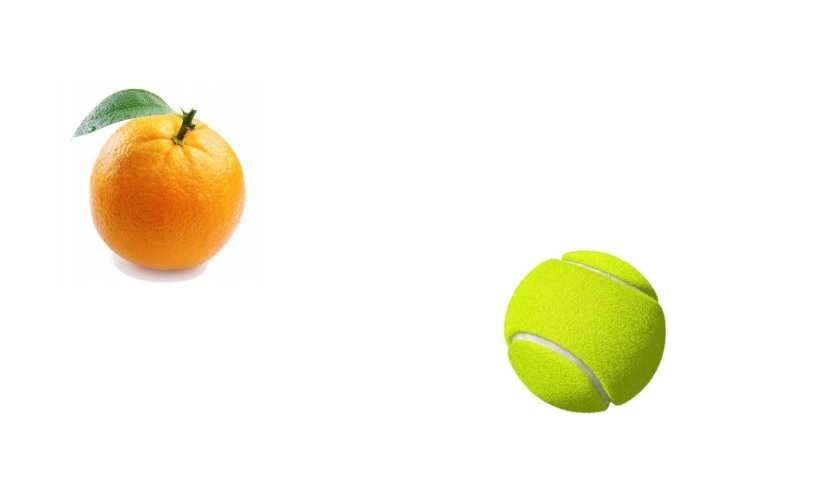
#> input picture 4. Ronny/2. Disciplina Eléctrica y Control/2.3 Vision Artificial/images.jpg, 836 x 499 px
$ jupyter execute Fig_1___2.ipynb
#> lines starting #> are read from the running program, lines starting #| are printed output that depends on the picture; after the words box and inside, x2 and y2 are one past the last pixel; in counts of white or black regions, pixels touching at a corner belong together
Se importan las librerias necesarias

[cell 1]
import cv2
import numpy as np
import matplotlib.pyplot as plt

Se lee la imagen a procesar y se cambia al mapa de color HSV para su segmentacion.

La imagen es la union de las 2 figuras (naranja y pelota)

[cell 2]
img = cv2.imread('images.jpg')
#> img is the input picture: shape (499, 836, 3); mean B, G, R 233.1, 246.7, 249.2
#img = cv2.cvtColor(img, cv2.COLOR_BGR2RGB)
hsv = cv2.cvtColor(img, cv2.COLOR_BGR2HSV)
#> hsv: shape (499, 836, 3); mean H, S, V 4.3, 20.9, 250.6

Se establece los rangos de las capas HSV para la figura2(pelota), para su respectiva segmentacion.

. lower 1 y upper 1 corresponden a los valores de la figura1 (naranja)

. lower 2 y upper 2 corresponden a los valores de la figura2 (pelota)

[cell 3]
lower1 = np.array([0,12,0])
upper1 = np.array([30,255,255])

[cell 4]
lower2 = np.array([32,12,0])
upper2 = np.array([37,255,255])

Se saca las respectivas mascaras de las figuras, esta imagen esta en binario, color blanco y negro.

. mask1 es de la figura1

. mask2 es de la figura2

[cell 5]
mask1 = cv2.inRange(hsv, lower1, upper1)
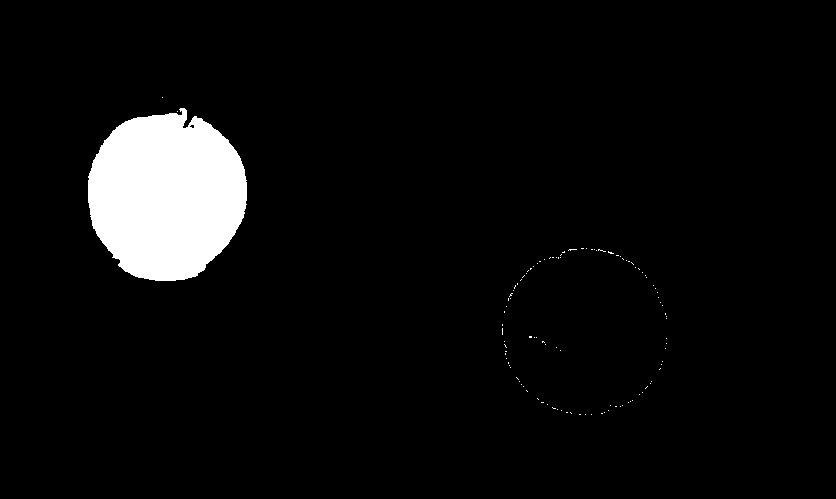
#> mask1: shape (499, 836); 5.1% white; 109 white regions (108 under 20 px), largest, box (x1, y1, x2, y2) and area: (88, 108, 247, 281) 21007
plt.imshow(mask1, 'gray')

[cell 6]
mask2 = cv2.inRange(hsv, lower2, upper2)
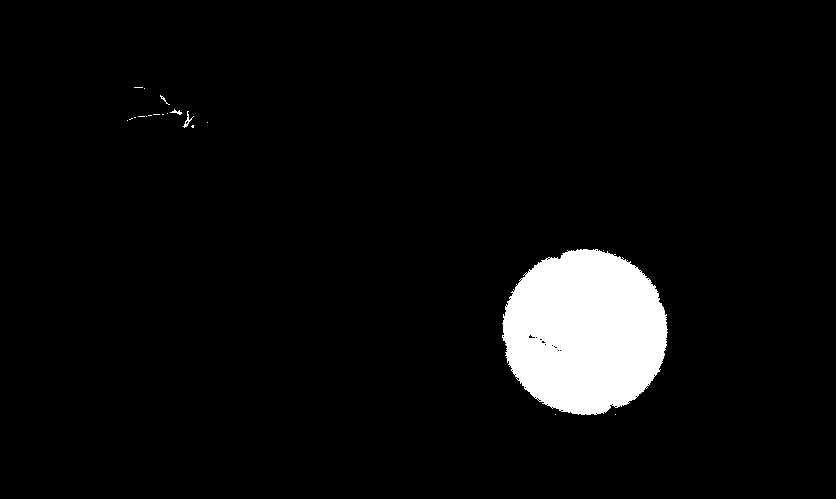
#> mask2: shape (499, 836); 5.2% white; 20 white regions (16 under 20 px), largest, box (x1, y1, x2, y2) and area: (502, 249, 668, 415) 21340, (183, 111, 194, 128) 47, (170, 109, 182, 115) 30, (160, 95, 170, 105) 20
plt.imshow(mask2, 'gray')

Se hace una erosion y dilatacion para eliminar cualquier ruido que se produzca en la segmentacion.

. el 1er bloque corresponde a la figura1

. el 2do bloque corresponde a la figura2

[cell 7]
kernel1 = np.ones((3,3),np.uint8)
erosion1 = cv2.erode(mask1, kernel1, iterations = 1)
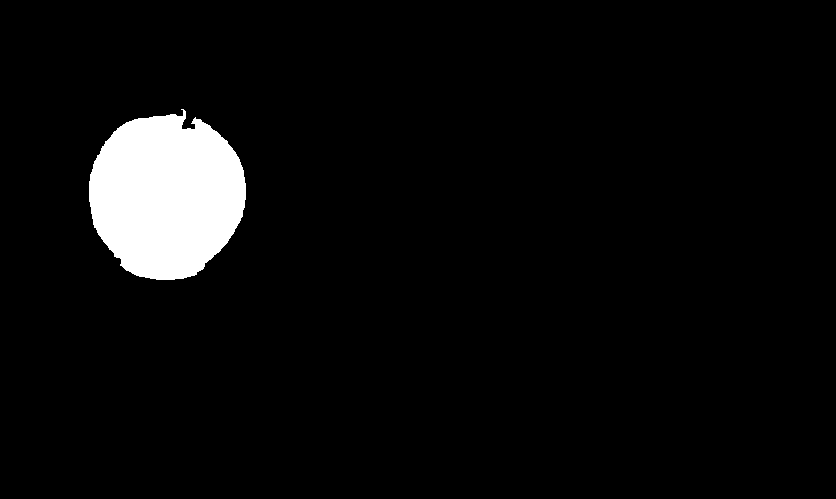
#> erosion1: shape (499, 836); 4.9% white; 1 white region, box (x1, y1, x2, y2) and area: (89, 109, 246, 280) 20276
dilate1 = cv2.dilate(erosion1, kernel1, iterations = 1)
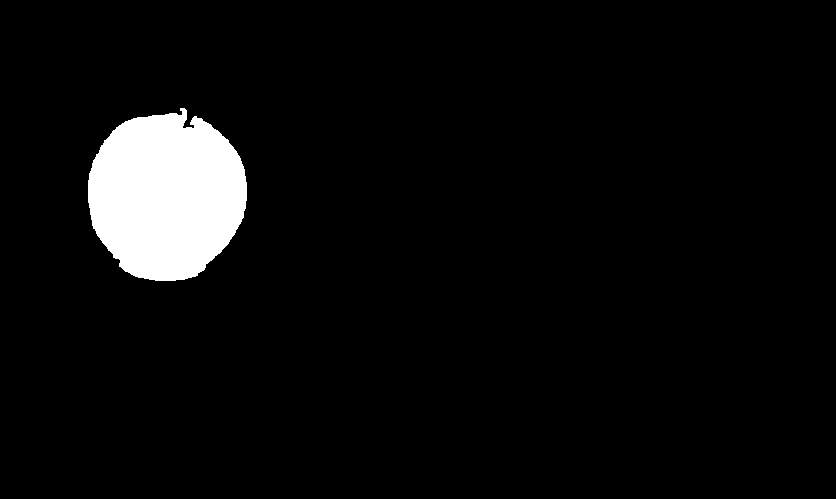
#> dilate1: shape (499, 836); 5% white; 1 white region, box (x1, y1, x2, y2) and area: (88, 108, 247, 281) 20988
naranja = cv2.bitwise_and(img, img, mask=dilate1)
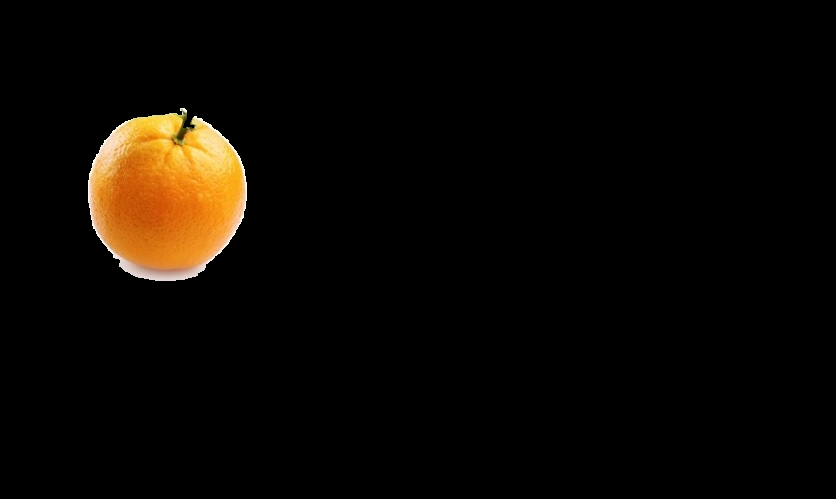
#> naranja: shape (499, 836, 3); mean B, G, R 3, 7.7, 11.5
x1,y1,w1,h1 = cv2.boundingRect(dilate1)
#> x1 = 88; y1 = 108; w1 = 159; h1 = 173
plt.imshow(naranja)

[cell 8]
kernel2 = np.ones((3,3),np.uint8)
erosion2 = cv2.erode(mask2, kernel2, iterations = 2)
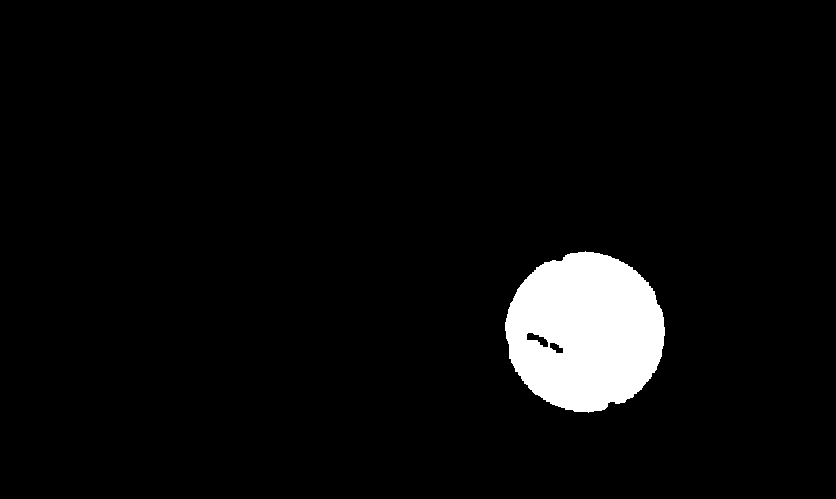
#> erosion2: shape (499, 836); 4.7% white; 1 white region, box (x1, y1, x2, y2) and area: (505, 251, 665, 413) 19626
dilate2 = cv2.dilate(erosion2, kernel2, iterations = 3)
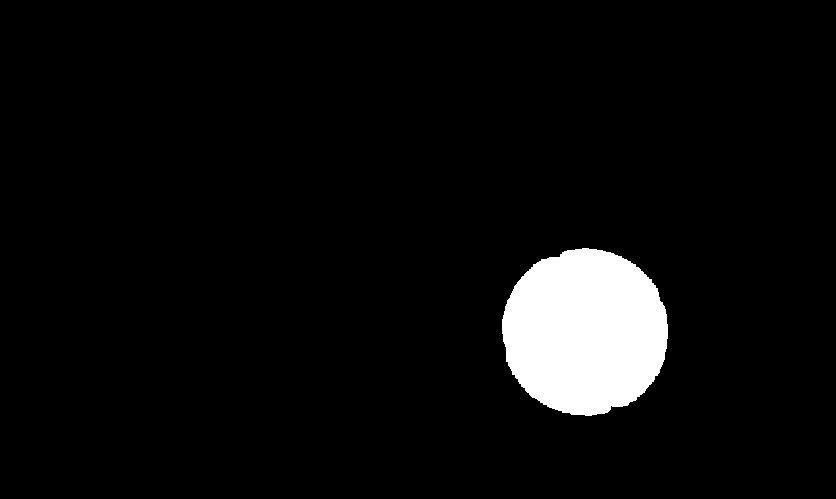
#> dilate2: shape (499, 836); 5.2% white; 1 white region, box (x1, y1, x2, y2) and area: (502, 248, 668, 416) 21833
pelota = cv2.bitwise_and(img, img, mask=dilate2)
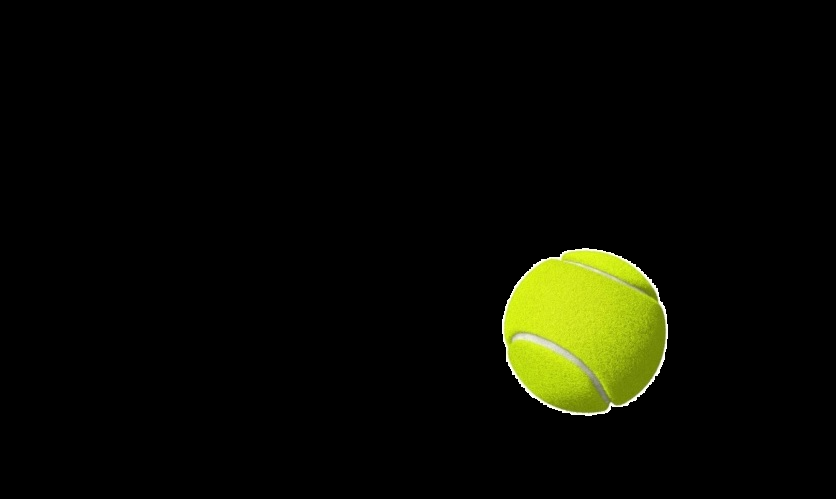
#> pelota: shape (499, 836, 3); mean B, G, R 2.2, 10.8, 9.6
x2,y2,w2,h2 = cv2.boundingRect(dilate2)
#> x2 = 502; y2 = 248; w2 = 166; h2 = 168
plt.imshow(pelota)

Se encierra a la figura en un rectangulo para ver si el pre-procesamiento resulto correcto y finalmente se plotea el resultado.

[cell 9]
cv2.putText(img,"Figura_1",(x1,y1-40),cv2.FONT_HERSHEY_COMPLEX,0.8,(255,0,0),2)
cv2.rectangle(img,(x1,y1),(x1+w1,y1+h1),(0,0,255),3)
cv2.putText(img,"(x:"+str(x1+round(w1/2))+",y:"+str(y1+round(h1/2))+")",(x1,y1-10),cv2.FONT_HERSHEY_COMPLEX,0.8,(255,0,0),2)

cv2.putText(img,"Figura_2",(x2,y2-40),cv2.FONT_HERSHEY_COMPLEX,0.8,(255,0,0),2)
cv2.rectangle(img,(x2,y2),(x2+w2,y2+h2),(0,0,255),3)
cv2.putText(img,"(x:"+str(x2+round(w2/2))+",y:"+str(y2+round(h2/2))+")",(x2,y2-10),cv2.FONT_HERSHEY_COMPLEX,0.8,(255,0,0),2)
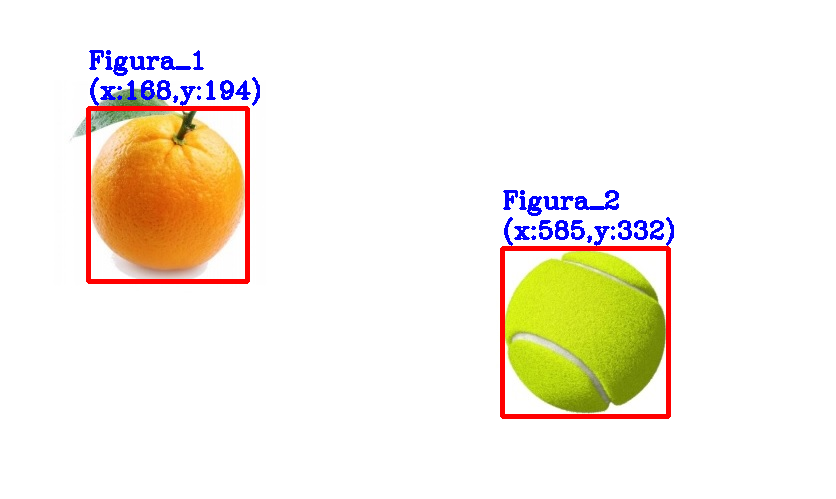
#> img: shape (499, 836, 3); mean B, G, R 229.3, 239.8, 246.4

plt.figure(figsize=(12.8,4.8))
plt.imshow(img)
plt.show

$ run again, with 4. Ronny/2. Disciplina Eléctrica y Control/2.3 Vision Artificial/figura1.jpg copied over 4. Ronny/2. Disciplina Eléctrica y Control/2.3 Vision Artificial/images.jpg
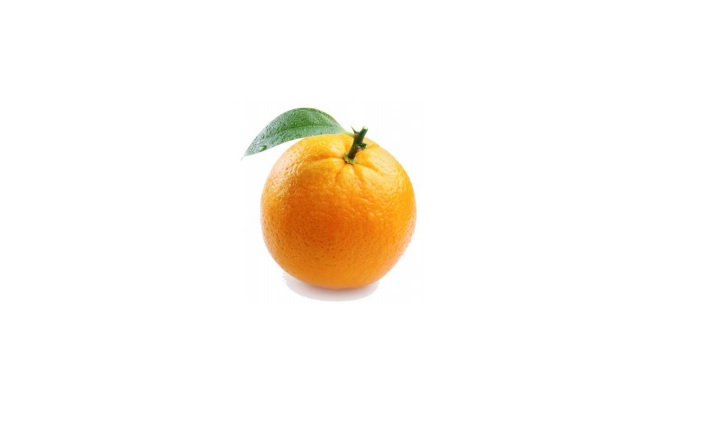
#> input picture 4. Ronny/2. Disciplina Eléctrica y Control/2.3 Vision Artificial/figura1.jpg, 724 x 440 px
#> img is the input picture: shape (440, 724, 3); mean B, G, R 241, 247.5, 252.3
#> hsv: shape (440, 724, 3); mean H, S, V 2.6, 13.2, 252.6
#> `mask1 = cv2.inRange(hsv, lower1, upper1)`:
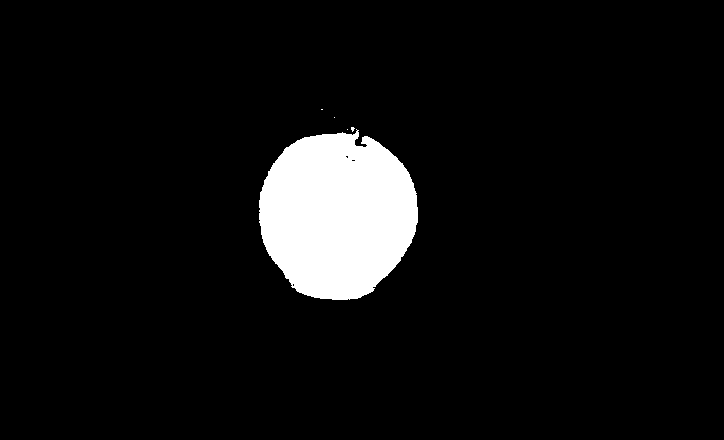
#> mask1: shape (440, 724); 6.5% white; 5 white regions (4 under 20 px), largest, box (x1, y1, x2, y2) and area: (259, 129, 418, 300) 20833
#> mask2: shape (440, 724); 0.04% white in thin lines or dots, all inside (x1, y1, x2, y2) = (290, 109, 411, 177)
#> erosion1: shape (440, 724); 6.3% white; 2 white regions (1 under 20 px), largest, box (x1, y1, x2, y2) and area: (260, 133, 417, 299) 20088
#> dilate1: shape (440, 724); 6.5% white; 2 white regions (1 under 20 px), largest, box (x1, y1, x2, y2) and area: (259, 132, 418, 300) 20810
#> x1 = 259; y1 = 127; w1 = 159; h1 = 173
#> erosion2: shape (440, 724); every value is 0
#> pelota: shape (440, 724, 3); every value is 0
#> x2 = 0
#> `cv2.putText(img,"(x:"+str(x1+round(w1/2))+",y:"+str(y1+round(h1/2))+")..`:
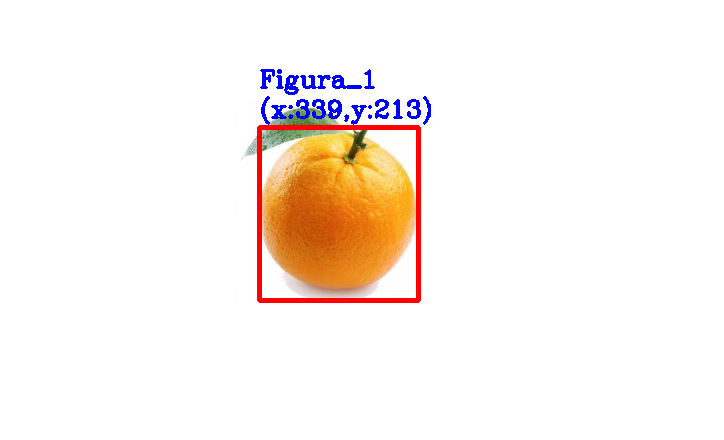
#> img: shape (440, 724, 3); mean B, G, R 238.7, 243.1, 250.7

$ run again, with 4. Ronny/2. Disciplina Eléctrica y Control/2.3 Vision Artificial/figura2.jpg copied over 4. Ronny/2. Disciplina Eléctrica y Control/2.3 Vision Artificial/images.jpg
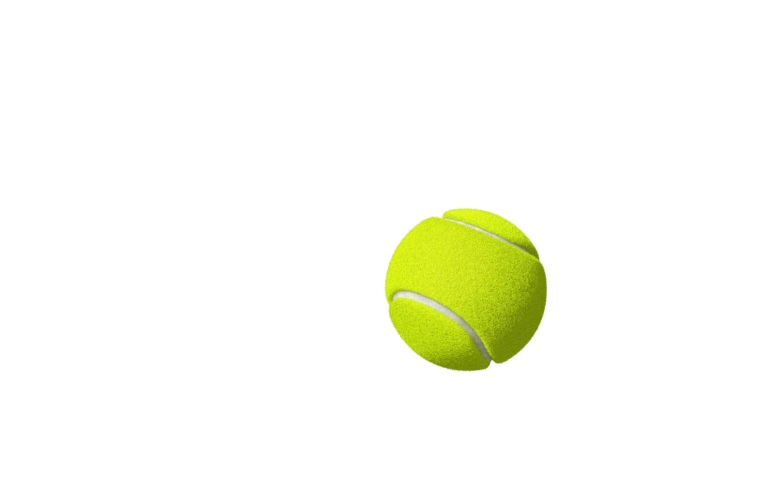
#> input picture 4. Ronny/2. Disciplina Eléctrica y Control/2.3 Vision Artificial/figura2.jpg, 784 x 499 px
#> img is the input picture: shape (499, 784, 3); mean B, G, R 243, 252.3, 251.1
#> hsv: shape (499, 784, 3); mean H, S, V 2.2, 11.6, 252.3
#> `mask1 = cv2.inRange(hsv, lower1, upper1)`:
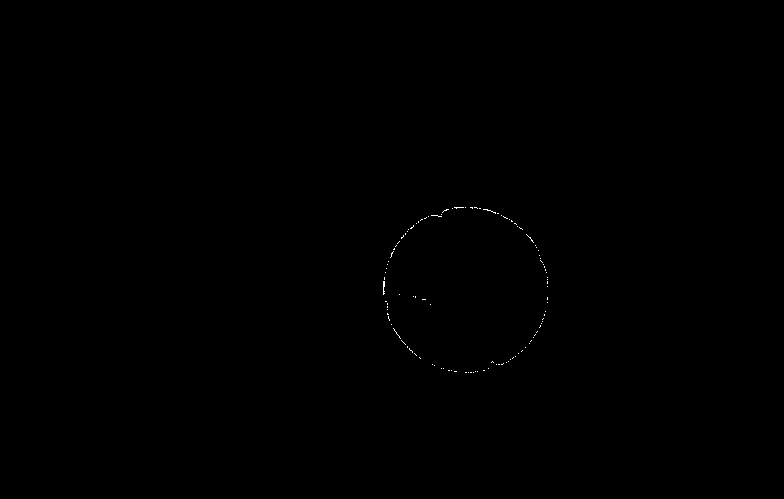
#> mask1: shape (499, 784); 0.08% white in thin lines or dots, all inside (x1, y1, x2, y2) = (383, 207, 548, 373)
#> mask2: shape (499, 784); 5.4% white; 2 white regions (1 under 20 px), largest, box (x1, y1, x2, y2) and area: (384, 207, 549, 373) 21076
#> erosion1: shape (499, 784); every value is 0
#> naranja: shape (499, 784, 3); every value is 0
#> x1 = 0
#> erosion2: shape (499, 784); 5% white; 1 white region, box (x1, y1, x2, y2) and area: (387, 210, 546, 370) 19503
#> dilate2: shape (499, 784); 5.5% white; 1 white region, box (x1, y1, x2, y2) and area: (384, 207, 549, 373) 21665
#> x2 = 384; y2 = 207; w2 = 165; h2 = 166
#> `cv2.putText(img,"(x:"+str(x2+round(w2/2))+",y:"+str(y2+round(h2/2))+")..`:
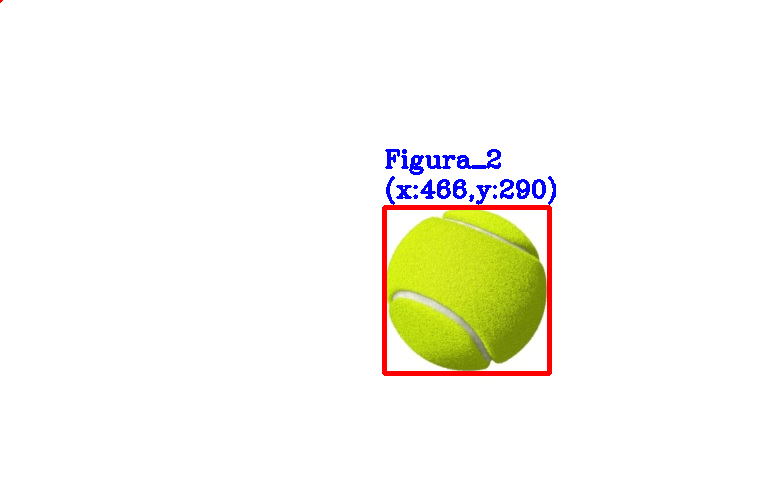
#> img: shape (499, 784, 3); mean B, G, R 240.9, 248.4, 249.4
